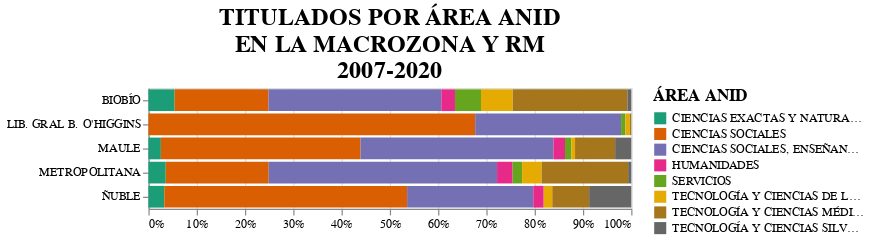

Here is the notebook cell this chart was saved with:
### Markdown cell above
# Capital Humano avanzado por % area ANID

### Code cell
aux1B = df_CHA.groupby(['region_sede','area_anid'])\
        .agg({'codigo_unico' : 'count'}).rename(columns={'codigo_unico': 'COUNT'})\
        .copy().reset_index()
aux1B['TASA'] = ((aux1B['COUNT'] / aux1B['COUNT'].sum()))

alt.Chart(aux1B).mark_bar().encode(
    x = alt.X('TASA', stack="normalize", axis=alt.Axis(format='%'), title=None),
    y = alt.Y('region_sede',sort=None,title=None),
    color = alt.Color('area_anid',
                      title='ÁREA ANID',scale=alt.Scale(scheme='dark2')),
    tooltip = [alt.Tooltip('TASA', title='Tasa', format='.2%'),
              alt.Tooltip('COUNT', title='Cantidad')]
).properties(
    title=['TITULADOS POR ÁREA ANID','EN LA MACROZONA Y RM',"2007-2020"]
).configure_legend(titleFontSize=14,labelFontSize=10).configure_title(
    fontSize=20, font='Arial', anchor='middle',color='black'
  )

### Figure 1 — Vega-Lite specification as saved in the notebook (floating-point values rounded to 4 significant figures)
{"config": {"view": {"continuousWidth": 400, "continuousHeight": 300}, "legend": {"labelFontSize": 10, "titleFontSize": 14}, "title": {"anchor": "middle", "color": "black", "font": "Arial", "fontSize": 20}}, "data": {"name": "data-6f089238706da95d3dac52a8daea967c"}, "mark": "bar", "encoding": {"color": {"type": "nominal", "field": "area_anid", "scale": {"scheme": "dark2"}, "title": "ÁREA ANID"}, "tooltip": [{"type": "quantitative", "field": "TASA", "format": ".2%", "title": "Tasa"}, {"type": "quantitative", "field": "COUNT", "title": "Cantidad"}], "x": {"type": "quantitative", "axis": {"format": "%"}, "field": "TASA", "stack": "normalize", "title": null}, "y": {"type": "nominal", "field": "region_sede", "sort": null, "title": null}}, "title": ["TITULADOS POR ÁREA ANID", "EN LA MACROZONA Y RM", "2007-2020"], "$schema": "https://vega.github.io/schema/vega-lite/v4.8.1.json", "datasets": {"data-6f089238706da95d3dac52a8daea967c": [{"region_sede": "BIOBÍO", "area_anid": "CIENCIAS EXACTAS Y NATURALES", "COUNT": 1591, "TASA": 0.005081}, {"region_sede": "BIOBÍO", "area_anid": "CIENCIAS SOCIALES", "COUNT": 5715, "TASA": 0.01825}, {"region_sede": "BIOBÍO", "area_anid": "CIENCIAS SOCIALES, ENSEÑANZA COMERCIAL Y DERECHO", "COUNT": 10513, "TASA": 0.03357}, {"region_sede": "BIOBÍO", "area_anid": "HUMANIDADES", "COUNT": 828, "TASA": 0.002644}, {"region_sede": "BIOBÍO", "area_anid": "SERVICIOS", "COUNT": 1583, "TASA": 0.005055}, {"region_sede": "BIOBÍO", "area_anid": "TECNOLOGÍA Y CIENCIAS DE LA INGENIERÍA", "COUNT": 1932, "TASA": 0.00617}, {"region_sede": "BIOBÍO", "area_anid": "TECNOLOGÍA Y CIENCIAS MÉDICAS", "COUNT": 6975, "TASA": 0.02228}, {"region_sede": "BIOBÍO", "area_anid": "TECNOLOGÍA Y CIENCIAS SILVOAGROPECUARIAS", "COUNT": 235, "TASA": 0.0007505}, {"region_sede": "LIB. GRAL B. O'HIGGINS", "area_anid": "CIENCIAS SOCIALES", "COUNT": 224, "TASA": 0.0007154}, {"region_sede": "LIB. GRAL B. O'HIGGINS", "area_anid": "CIENCIAS SOCIALES, ENSEÑANZA COMERCIAL Y DERECHO", "COUNT": 100, "TASA": 0.0003194}, {"region_sede": "LIB. GRAL B. O'HIGGINS", "area_anid": "SERVICIOS", "COUNT": 3, "TASA": 9.581e-06}, {"region_sede": "LIB. GRAL B. O'HIGGINS", "area_anid": "TECNOLOGÍA Y CIENCIAS DE LA INGENIERÍA", "COUNT": 3, "TASA": 9.581e-06}, {"region_sede": "LIB. GRAL B. O'HIGGINS", "area_anid": "TECNOLOGÍA Y CIENCIAS MÉDICAS", "COUNT": 1, "TASA": 3.194e-06}, {"region_sede": "MAULE", "area_anid": "CIENCIAS EXACTAS Y NATURALES", "COUNT": 208, "TASA": 0.0006643}, {"region_sede": "MAULE", "area_anid": "CIENCIAS SOCIALES", "COUNT": 3342, "TASA": 0.01067}, {"region_sede": "MAULE", "area_anid": "CIENCIAS SOCIALES, ENSEÑANZA COMERCIAL Y DERECHO", "COUNT": 3229, "TASA": 0.01031}, {"region_sede": "MAULE", "area_anid": "HUMANIDADES", "COUNT": 194, "TASA": 0.0006196}, {"region_sede": "MAULE", "area_anid": "SERVICIOS", "COUNT": 106, "TASA": 0.0003385}, {"region_sede": "MAULE", "area_anid": "TECNOLOGÍA Y CIENCIAS DE LA INGENIERÍA", "COUNT": 62, "TASA": 0.000198}, {"region_sede": "MAULE", "area_anid": "TECNOLOGÍA Y CIENCIAS MÉDICAS", "COUNT": 671, "TASA": 0.002143}, {"region_sede": "MAULE", "area_anid": "TECNOLOGÍA Y CIENCIAS SILVOAGROPECUARIAS", "COUNT": 270, "TASA": 0.0008623}, {"region_sede": "METROPOLITANA", "area_anid": "CIENCIAS EXACTAS Y NATURALES", "COUNT": 9732, "TASA": 0.03108}, {"region_sede": "METROPOLITANA", "area_anid": "CIENCIAS SOCIALES", "COUNT": 58087, "TASA": 0.1855}, {"region_sede": "METROPOLITANA", "area_anid": "CIENCIAS SOCIALES, ENSEÑANZA COMERCIAL Y DERECHO", "COUNT": 128792, "TASA": 0.4113}, {"region_sede": "METROPOLITANA", "area_anid": "HUMANIDADES", "COUNT": 8773, "TASA": 0.02802}, {"region_sede": "METROPOLITANA", "area_anid": "SERVICIOS", "COUNT": 5343, "TASA": 0.01706}, {"region_sede": "METROPOLITANA", "area_anid": "TECNOLOGÍA Y CIENCIAS DE LA INGENIERÍA", "COUNT": 10984, "TASA": 0.03508}, {"region_sede": "METROPOLITANA", "area_anid": "TECNOLOGÍA Y CIENCIAS MÉDICAS", "COUNT": 48829, "TASA": 0.1559}, {"region_sede": "METROPOLITANA", "area_anid": "TECNOLOGÍA Y CIENCIAS SILVOAGROPECUARIAS", "COUNT": 1753, "TASA": 0.005598}, {"region_sede": "ÑUBLE", "area_anid": "CIENCIAS EXACTAS Y NATURALES", "COUNT": 100, "TASA": 0.0003194}, {"region_sede": "ÑUBLE", "area_anid": "CIENCIAS SOCIALES", "COUNT": 1534, "TASA": 0.004899}, {"region_sede": "ÑUBLE", "area_anid": "CIENCIAS SOCIALES, ENSEÑANZA COMERCIAL Y DERECHO", "COUNT": 797, "TASA": 0.002545}, {"region_sede": "ÑUBLE", "area_anid": "HUMANIDADES", "COUNT": 66, "TASA": 0.0002108}, {"region_sede": "ÑUBLE", "area_anid": "TECNOLOGÍA Y CIENCIAS DE LA INGENIERÍA", "COUNT": 54, "TASA": 0.0001725}, {"region_sede": "ÑUBLE", "area_anid": "TECNOLOGÍA Y CIENCIAS MÉDICAS", "COUNT": 233, "TASA": 0.0007441}, {"region_sede": "ÑUBLE", "area_anid": "TECNOLOGÍA Y CIENCIAS SILVOAGROPECUARIAS", "COUNT": 266, "TASA": 0.0008495}]}}
